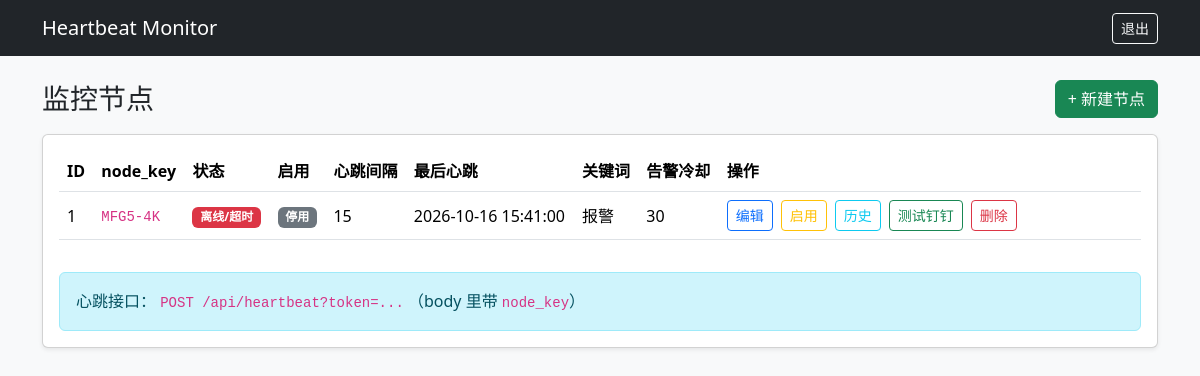
The page /ui/nodes (signed in) on the database its author committed.
### app/models.py (models this page shows)
class MonitorNode(Base):
    __tablename__ = "monitor_nodes"
    id = Column(Integer, primary_key=True, index=True)
    node_key = Column(String(128), unique=True, index=True, nullable=False)
    enabled = Column(Boolean, default=True, nullable=False)
    interval_min = Column(Integer, default=15, nullable=False)
    ding_webhook = Column(String(512), nullable=False)
    ding_keyword = Column(String(64), nullable=False)
    last_seen_at = Column(DateTime, nullable=True)
    last_alert_at = Column(DateTime, nullable=True)
    alert_cooldown_min = Column(Integer, default=30, nullable=False)

### app/main.py (the view)
@app.get("/ui/nodes", response_class=HTMLResponse)
def nodes_list(request: Request, db=Depends(get_db), _: None = Depends(require_login)):
    nodes = db.query(MonitorNode).order_by(MonitorNode.id.desc()).all()
    now = datetime.utcnow()
    view = []
    for n in nodes:
        if n.last_seen_at:
            delta_min = int((now - n.last_seen_at).total_seconds() / 60)
            online = (now - n.last_seen_at).total_seconds() <= n.interval_min * 60
        else:
            delta_min = None
            online = False
        view.append(
            {
                "id": n.id,
                "node_key": n.node_key,
                "enabled": n.enabled,
                "interval_min": n.interval_min,
                "last_seen_at": n.last_seen_at,
                "ago_min": delta_min,
                "online": online,
                "ding_keyword": n.ding_keyword,
                "alert_cooldown_min": n.alert_cooldown_min,
            }
        )
    return templates.TemplateResponse(request=request, name="nodes.html", context={"nodes": view})

### templates/nodes.html (shortened to what this page needs)
{% extends "base.html" %}
{% block content %}
<div class="d-flex justify-content-between align-items-center mb-3">
  <h3 class="m-0">监控节点</h3>
  <a class="btn btn-success" href="/ui/nodes/new">+ 新建节点</a>
</div>
<div class="card shadow-sm">
  <div class="card-body">
    <div class="table-responsive">
      <table class="table align-middle table-nowrap">
        <thead>
          <tr>
            <th>ID</th>
            <th>node_key</th>
            <th>状态</th>
            <th>启用</th>
            <th>心跳间隔</th>
            <th>最后心跳</th>
            <th>关键词</th>
            <th>告警冷却</th>
            <th style="min-width: 420px;">操作</th>
          </tr>
        </thead>
        <tbody>
        {% for n in nodes %}
          <tr>
            <td>{{ n.id }}</td>
            <td><code>{{ n.node_key }}</code></td>
            <td>
              {% if n.online %}
                <span class="badge text-bg-success">在线</span>
                <div class="text-muted small">约 {{ n.ago_min }} 分钟前</div>
              {% else %}
                <span class="badge text-bg-danger">离线/超时</span>
              {% endif %}
            </td>
            <td>
              {% if n.enabled %}
                <span class="badge text-bg-primary">启用</span>
              {% else %}
                <span class="badge text-bg-secondary">停用</span>
              {% endif %}
            </td>
            <td>{{ n.interval_min }}</td>
            <td>{{ n.last_seen_at | cst }}</td>
            <td>{{ n.ding_keyword }}</td>
            <td>{{ n.alert_cooldown_min }}</td>
            <td>
              <div class="d-flex gap-2 flex-wrap">
                <a class="btn btn-sm btn-outline-primary"
                   href="/ui/nodes/{{ n.id }}/edit">编辑</a>
                <form method="post" action="/ui/nodes/{{ n.id }}/toggle">
                  <button class="btn btn-sm btn-outline-warning" type="submit">
                    {% if n.enabled %}停用{% else %}启用{% endif %}
                  </button>
                </form>
                <a class="btn btn-sm btn-outline-info"
                   href="/ui/nodes/{{ n.id }}/history">历史</a>
                <form method="post" action="/ui/nodes/{{ n.id }}/test_ding">
                  <button class="btn btn-sm btn-outline-success" type="submit">
                    测试钉钉
                  </button>
                </form>
                <form method="post"
                      action="/ui/nodes/{{ n.id }}/delete"
                      onsubmit="return confirm('确定删除该节点？');">
                  <button class="btn btn-sm btn-outline-danger" type="submit">
                    删除
                  </button>
                </form>
              </div>
            </td>
          </tr>
        {% endfor %}
        </tbody>
      </table>
    </div>
    <div class="alert alert-info mt-3 mb-0">
      心跳接口：
      <code>POST /api/heartbeat?token=...</code>
      （body 里带 <code>node_key</code>）
    </div>
  </div>
</div>
{% endblock %}

### templates/nodes.html (style rules this page uses)
.table-nowrap th { white-space: nowrap; }

### rows shown on the page
MonitorNode: id "1", node_key "MFG5-4K", interval_min "15", last_seen_at|cst "2026-10-16 15:41:00", ding_keyword "报警", alert_cooldown_min "30"
